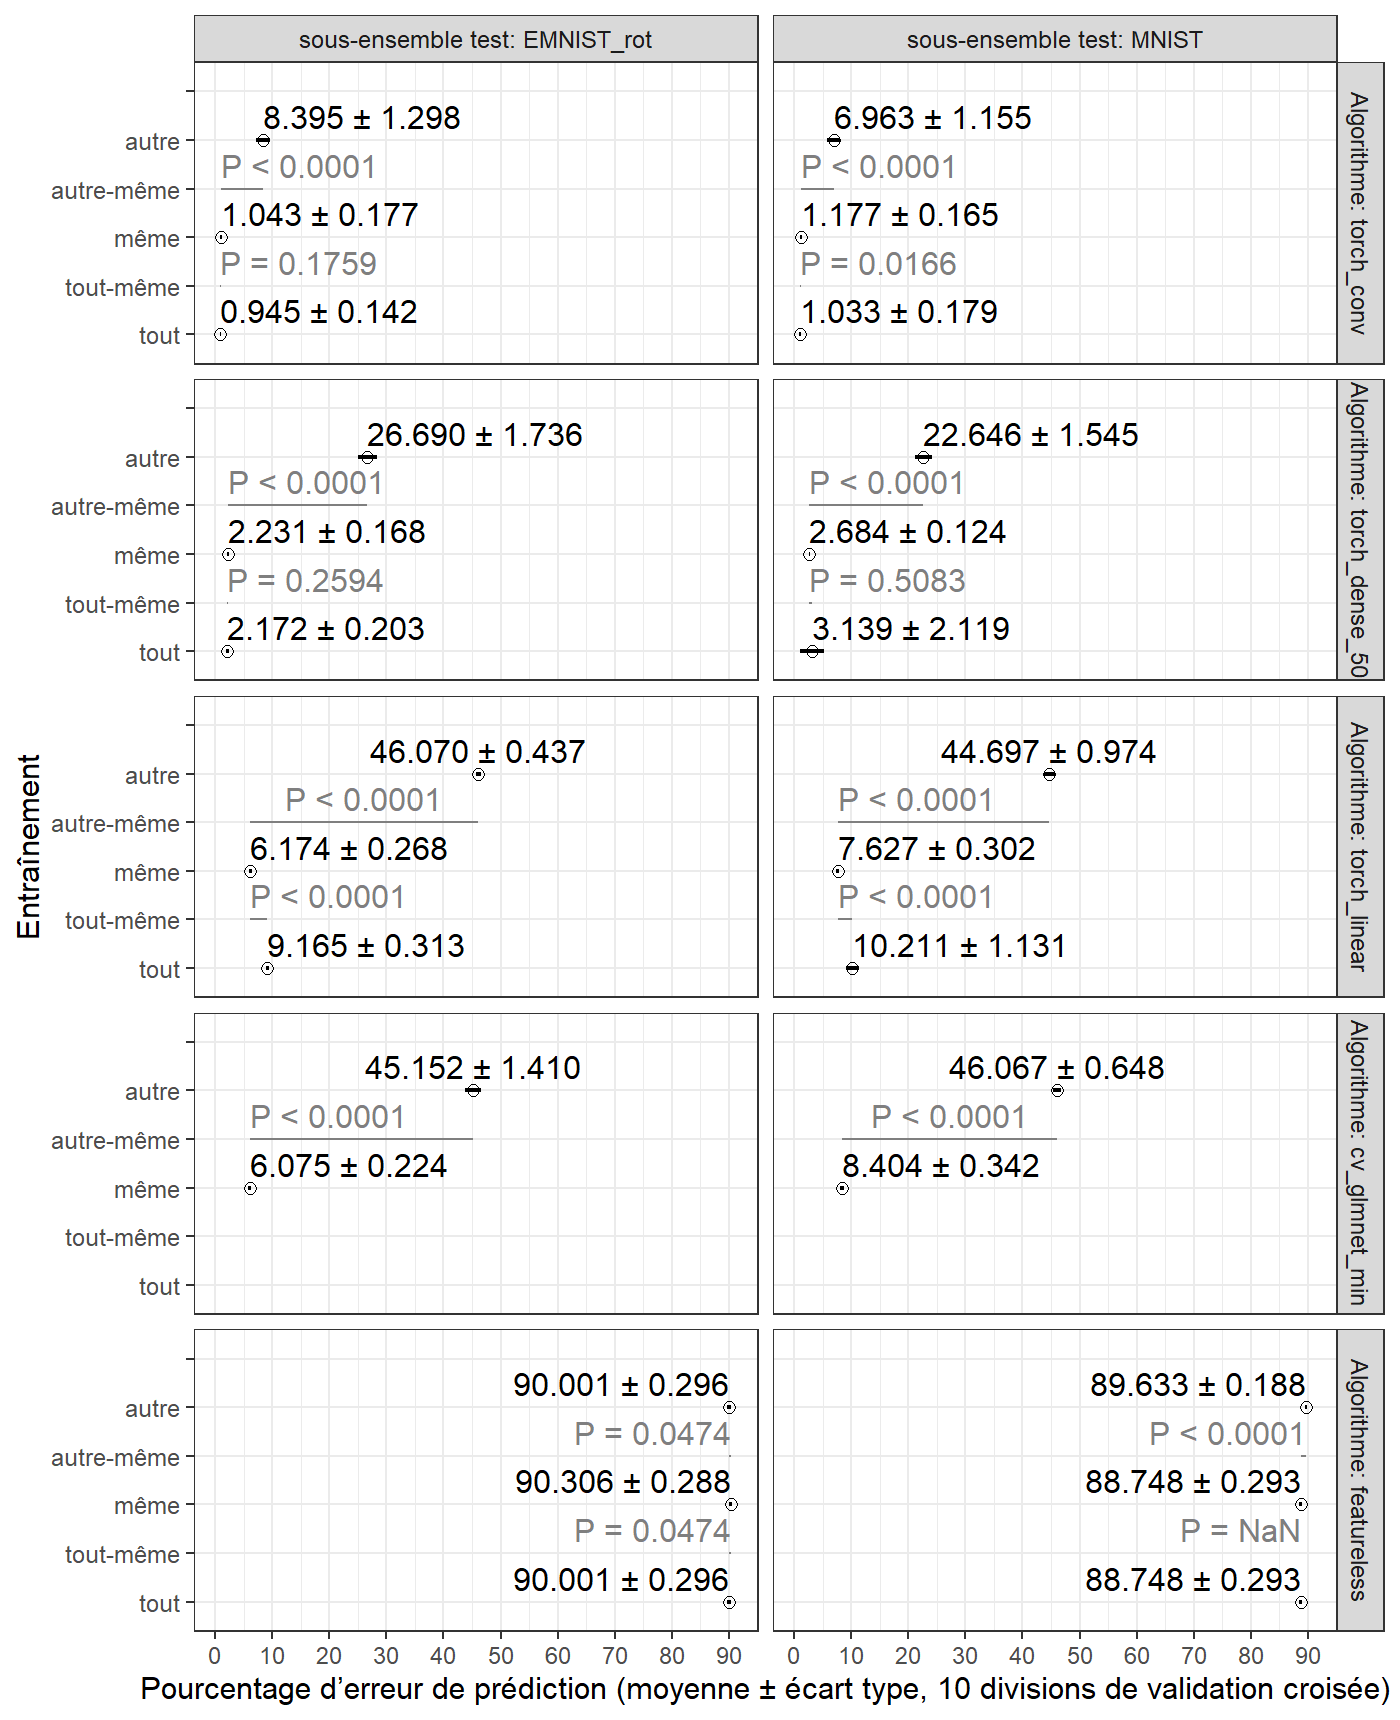

Source code (R):
library(data.table)
library(ggplot2)
score_dt <- fread("conv_images_10fold_test.csv")

plist <- mlr3resampling::pvalue(score_dt[, n.train.groups :=1], value.var="percent_error")
ent.map <- c(
  same="même",
  "all-same"="tout-même",
  other="autre",
  "other-same"="autre-même",
  all="tout")
for(name in c("stats","pvalues")){
  plist[[name]][, let(
    Algorithme = factor(algorithm, disp.levs),
    "sous-ensemble test"=test.subset
  )]
}
gg <- plot(plist)+
  facet_grid(Algorithme~`sous-ensemble test`, labeller=label_both)+
  scale_y_discrete("Entraînement",drop=F, labels=ent.map)+
  scale_x_continuous(
    "Pourcentage d’erreur de prédiction (moyenne ± écart type, 10 divisions de validation croisée)",
    breaks=seq(0, 100, by=10))
png("figure8fr.png", width=7, height=8.6, units="in", res=200)
print(gg)
dev.off()
